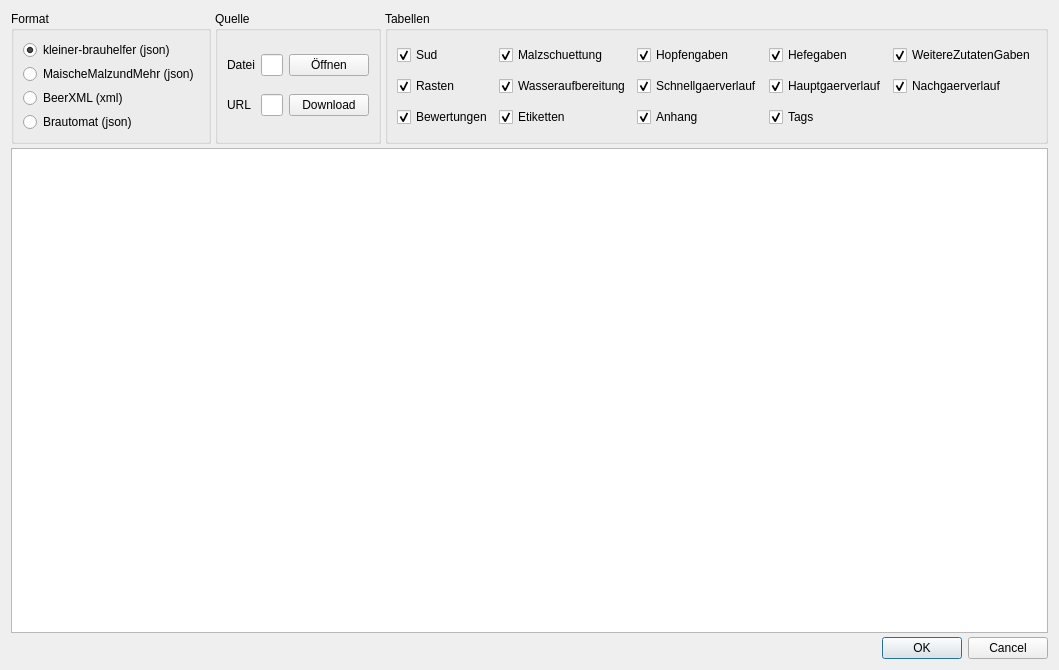
<?xml version="1.0" encoding="UTF-8"?>
<ui version="4.0">
 <class>DlgImportExport</class>
 <widget class="QDialog" name="DlgImportExport">
  <property name="geometry">
   <rect>
    <x>0</x>
    <y>0</y>
    <width>814</width>
    <height>670</height>
   </rect>
  </property>
  <layout class="QVBoxLayout" name="verticalLayout_2">
   <property name="spacing">
    <number>4</number>
   </property>
   <item>
    <layout class="QHBoxLayout" name="horizontalLayout">
     <item>
      <widget class="QGroupBox" name="gpFormat">
       <property name="title">
        <string>Format</string>
       </property>
       <layout class="QVBoxLayout" name="verticalLayout">
        <property name="spacing">
         <number>4</number>
        </property>
        <item>
         <widget class="RadioButton" name="rbFormatKbh">
          <property name="toolTip">
           <string>&lt;html&gt;&lt;head/&gt;&lt;body&gt;&lt;p&gt;Hiermit werden am besten &amp;quot;KBH&amp;quot;-Rezepte importiert. json ist das bevorzugte Dateiformat der Datenbank des Kleinen Brauhelfers v2.&lt;/p&gt;&lt;p&gt;&lt;span style=&quot; font-weight:700; color:#ff2600;&quot;&gt;Achtung:&lt;/span&gt; Um Fehler zu vermeiden, sollte man immer das passende Datenbankformat je nach Quelle wählen.&lt;/p&gt;&lt;/body&gt;&lt;/html&gt;</string>
          </property>
          <property name="text">
           <string>kleiner-brauhelfer (json)</string>
          </property>
          <property name="checked">
           <bool>true</bool>
          </property>
         </widget>
        </item>
        <item>
         <widget class="RadioButton" name="rbFormatMmum">
          <property name="toolTip">
           <string>&lt;html&gt;&lt;head/&gt;&lt;body&gt;&lt;p&gt;Hiermit werden am besten &amp;quot;MMuM&amp;quot;-Rezepte importiert. json ist das bevorzugte Dateiformat der beliebten Rezeptdatenbank von &lt;a href=&quot;maischemalzundmehr.de&quot;&gt;&lt;span style=&quot; text-decoration: underline; color:#0068da;&quot;&gt;Maische, Malz und mehr.&lt;/span&gt;&lt;/a&gt;&lt;/p&gt;&lt;p&gt;&lt;span style=&quot; font-weight:700; color:#ff2600;&quot;&gt;Achtung:&lt;/span&gt; Um Fehler zu vermeiden, sollte man immer das passende Datenbankformat je nach Quelle wählen.&lt;/p&gt;&lt;/body&gt;&lt;/html&gt;</string>
          </property>
          <property name="text">
           <string>MaischeMalzundMehr (json)</string>
          </property>
         </widget>
        </item>
        <item>
         <widget class="RadioButton" name="rbFormatBeerxml">
          <property name="toolTip">
           <string>&lt;html&gt;&lt;head/&gt;&lt;body&gt;&lt;p&gt;Hiermit werden am besten Rezepte im XML-Format importiert. BeerXML ist das bevorzugte Dateiformat beliebter amerikanischer Rezeptseiten wie &lt;a href=&quot;brewersfriend.com&quot;&gt;&lt;span style=&quot; text-decoration: underline; color:#0068da;&quot;&gt;Brewer's Friend&lt;/span&gt;&lt;/a&gt;&lt;a href=&quot;maischemalzundmehr.de&quot;&gt;&lt;span style=&quot; text-decoration: underline; color:#0068da;&quot;&gt;.&lt;/span&gt;&lt;/a&gt;&lt;/p&gt;&lt;p&gt;&lt;span style=&quot; font-weight:700; color:#ff2600;&quot;&gt;Achtung:&lt;/span&gt; Um Fehler zu vermeiden, sollte man immer das passende Datenbankformat je nach Quelle wählen.&lt;/p&gt;&lt;/body&gt;&lt;/html&gt;</string>
          </property>
          <property name="text">
           <string>BeerXML (xml)</string>
          </property>
         </widget>
        </item>
        <item>
         <widget class="RadioButton" name="rbFormatBrautomat">
          <property name="text">
           <string>Brautomat (json)</string>
          </property>
         </widget>
        </item>
       </layout>
      </widget>
     </item>
     <item>
      <widget class="QGroupBox" name="gpImport">
       <property name="title">
        <string>Quelle</string>
       </property>
       <layout class="QGridLayout" name="gridLayout">
        <property name="verticalSpacing">
         <number>4</number>
        </property>
        <item row="1" column="1">
         <widget class="LineEdit" name="tbUrl">
          <property name="toolTip">
           <string>&lt;html&gt;&lt;head/&gt;&lt;body&gt;&lt;p&gt;Mit passender URL kann hier ein Rezept direkt in den Kleinen Brauhelfer geladen werden.&lt;/p&gt;&lt;p&gt;Bei MMuM kopiert man die URL, indem man mit der rechten Maustaste auf den &amp;quot;JSON Export&amp;quot; Button klickt und dann &amp;quot;Adresse des Links kopieren&amp;quot; wählt.&lt;/p&gt;&lt;p&gt;Bei Brewers Friend: Rezept öffnen, Export - Beerxml, auf der nächsten Seite Rechtsklick über dem Link und &amp;quot;Adresse des Links kopieren&amp;quot; wählen.&lt;/p&gt;&lt;/body&gt;&lt;/html&gt;</string>
          </property>
         </widget>
        </item>
        <item row="1" column="2">
         <widget class="PushButton" name="btnDownload">
          <property name="toolTip">
           <string>&lt;html&gt;&lt;head/&gt;&lt;body&gt;&lt;p&gt;Hiermit wird der Datensatz direkt ins Fenster geladen.&lt;/p&gt;&lt;/body&gt;&lt;/html&gt;</string>
          </property>
          <property name="text">
           <string>Download</string>
          </property>
         </widget>
        </item>
        <item row="1" column="0">
         <widget class="QLabel" name="label_2">
          <property name="text">
           <string>URL</string>
          </property>
         </widget>
        </item>
        <item row="0" column="2">
         <widget class="PushButton" name="btnOeffnen">
          <property name="toolTip">
           <string>&lt;html&gt;&lt;head/&gt;&lt;body&gt;&lt;p&gt;Hiermit wird der Dateipfad geöffnet oder es wird der Dateipfad zur Quelle ausgewählt.&lt;/p&gt;&lt;/body&gt;&lt;/html&gt;</string>
          </property>
          <property name="text">
           <string>Öffnen</string>
          </property>
         </widget>
        </item>
        <item row="0" column="1">
         <widget class="LineEdit" name="tbDatei">
          <property name="toolTip">
           <string>&lt;html&gt;&lt;head/&gt;&lt;body&gt;&lt;p&gt;Mit passendem Pfad kann hier ein Rezept direkt in den Kleinen Brauhelfer geladen werden.&lt;/p&gt;&lt;/body&gt;&lt;/html&gt;</string>
          </property>
         </widget>
        </item>
        <item row="0" column="0">
         <widget class="QLabel" name="label">
          <property name="text">
           <string>Datei</string>
          </property>
         </widget>
        </item>
       </layout>
      </widget>
     </item>
     <item>
      <widget class="QGroupBox" name="gpKbhExport">
       <property name="toolTip">
        <string>&lt;html&gt;&lt;head/&gt;&lt;body&gt;&lt;p&gt;Hiermit können bestimmte Rezeptmerkmale schon beim Import ignoriert werden.&lt;/p&gt;&lt;p&gt;&lt;br/&gt;&lt;/p&gt;&lt;p&gt;&lt;span style=&quot; font-weight:700; color:#ff9300;&quot;&gt;Tipp: &lt;/span&gt;Dies kann Sinn machen, um nachgelagerte Bearbeitungsschritte von vornherein auszuschließen, wenn sie für den eigenen Sud nicht relevant sind. Zu nennen wäre etwa der Schnellgärverlauf oder die Wasseraufbereitung.&lt;/p&gt;&lt;/body&gt;&lt;/html&gt;</string>
       </property>
       <property name="title">
        <string>Tabellen</string>
       </property>
       <layout class="QGridLayout" name="gridLayout_2">
        <item row="1" column="4">
         <widget class="CheckBox" name="cbNachgaerverlauf">
          <property name="text">
           <string notr="true">Nachgaerverlauf</string>
          </property>
          <property name="checked">
           <bool>true</bool>
          </property>
         </widget>
        </item>
        <item row="0" column="2">
         <widget class="CheckBox" name="cbHopfengaben">
          <property name="text">
           <string notr="true">Hopfengaben</string>
          </property>
          <property name="checked">
           <bool>true</bool>
          </property>
         </widget>
        </item>
        <item row="0" column="1">
         <widget class="CheckBox" name="cbMalzschuettung">
          <property name="text">
           <string notr="true">Malzschuettung</string>
          </property>
          <property name="checked">
           <bool>true</bool>
          </property>
         </widget>
        </item>
        <item row="0" column="3">
         <widget class="CheckBox" name="cbHefegaben">
          <property name="text">
           <string notr="true">Hefegaben</string>
          </property>
          <property name="checked">
           <bool>true</bool>
          </property>
         </widget>
        </item>
        <item row="1" column="1">
         <widget class="CheckBox" name="cbWasseraufbereitung">
          <property name="text">
           <string notr="true">Wasseraufbereitung</string>
          </property>
          <property name="checked">
           <bool>true</bool>
          </property>
         </widget>
        </item>
        <item row="1" column="0">
         <widget class="CheckBox" name="cbRasten">
          <property name="text">
           <string notr="true">Rasten</string>
          </property>
          <property name="checked">
           <bool>true</bool>
          </property>
         </widget>
        </item>
        <item row="1" column="2">
         <widget class="CheckBox" name="cbSchnellgaerverlauf">
          <property name="text">
           <string notr="true">Schnellgaerverlauf</string>
          </property>
          <property name="checked">
           <bool>true</bool>
          </property>
         </widget>
        </item>
        <item row="0" column="4">
         <widget class="CheckBox" name="cbWeitereZutatenGaben">
          <property name="text">
           <string notr="true">WeitereZutatenGaben</string>
          </property>
          <property name="checked">
           <bool>true</bool>
          </property>
         </widget>
        </item>
        <item row="1" column="3">
         <widget class="CheckBox" name="cbHauptgaerverlauf">
          <property name="text">
           <string notr="true">Hauptgaerverlauf</string>
          </property>
          <property name="checked">
           <bool>true</bool>
          </property>
         </widget>
        </item>
        <item row="0" column="0">
         <widget class="CheckBox" name="cbSud">
          <property name="text">
           <string notr="true">Sud</string>
          </property>
          <property name="checked">
           <bool>true</bool>
          </property>
         </widget>
        </item>
        <item row="3" column="0">
         <widget class="CheckBox" name="cbBewertungen">
          <property name="text">
           <string notr="true">Bewertungen</string>
          </property>
          <property name="checked">
           <bool>true</bool>
          </property>
         </widget>
        </item>
        <item row="3" column="1">
         <widget class="CheckBox" name="cbEtiketten">
          <property name="text">
           <string notr="true">Etiketten</string>
          </property>
          <property name="checked">
           <bool>true</bool>
          </property>
         </widget>
        </item>
        <item row="3" column="2">
         <widget class="CheckBox" name="cbAnhang">
          <property name="text">
           <string notr="true">Anhang</string>
          </property>
          <property name="checked">
           <bool>true</bool>
          </property>
         </widget>
        </item>
        <item row="3" column="3">
         <widget class="CheckBox" name="cbTags">
          <property name="text">
           <string notr="true">Tags</string>
          </property>
          <property name="checked">
           <bool>true</bool>
          </property>
         </widget>
        </item>
       </layout>
      </widget>
     </item>
    </layout>
   </item>
   <item>
    <widget class="QPlainTextEdit" name="textEdit">
     <property name="lineWrapMode">
      <enum>QPlainTextEdit::NoWrap</enum>
     </property>
    </widget>
   </item>
   <item>
    <widget class="QDialogButtonBox" name="buttonBox">
     <property name="orientation">
      <enum>Qt::Horizontal</enum>
     </property>
     <property name="standardButtons">
      <set>QDialogButtonBox::Cancel|QDialogButtonBox::Ok</set>
     </property>
    </widget>
   </item>
  </layout>
 </widget>
 <customwidgets>
  <customwidget>
   <class>LineEdit</class>
   <extends>QLineEdit</extends>
   <header>widgets/lineedit.h</header>
  </customwidget>
  <customwidget>
   <class>PushButton</class>
   <extends>QPushButton</extends>
   <header>widgets/pushbutton.h</header>
  </customwidget>
  <customwidget>
   <class>CheckBox</class>
   <extends>QCheckBox</extends>
   <header>widgets/checkbox.h</header>
  </customwidget>
  <customwidget>
   <class>RadioButton</class>
   <extends>QRadioButton</extends>
   <header>widgets/radiobutton.h</header>
  </customwidget>
 </customwidgets>
 <tabstops>
  <tabstop>rbFormatKbh</tabstop>
  <tabstop>rbFormatMmum</tabstop>
  <tabstop>rbFormatBeerxml</tabstop>
  <tabstop>tbDatei</tabstop>
  <tabstop>btnOeffnen</tabstop>
  <tabstop>tbUrl</tabstop>
  <tabstop>btnDownload</tabstop>
  <tabstop>cbSud</tabstop>
  <tabstop>cbMalzschuettung</tabstop>
  <tabstop>cbHopfengaben</tabstop>
  <tabstop>cbHefegaben</tabstop>
  <tabstop>cbWeitereZutatenGaben</tabstop>
  <tabstop>cbRasten</tabstop>
  <tabstop>cbWasseraufbereitung</tabstop>
  <tabstop>cbSchnellgaerverlauf</tabstop>
  <tabstop>cbHauptgaerverlauf</tabstop>
  <tabstop>cbNachgaerverlauf</tabstop>
  <tabstop>cbBewertungen</tabstop>
  <tabstop>cbEtiketten</tabstop>
  <tabstop>cbAnhang</tabstop>
  <tabstop>cbTags</tabstop>
  <tabstop>textEdit</tabstop>
 </tabstops>
 <resources/>
 <connections>
  <connection>
   <sender>buttonBox</sender>
   <signal>accepted()</signal>
   <receiver>DlgImportExport</receiver>
   <slot>accept()</slot>
   <hints>
    <hint type="sourcelabel">
     <x>248</x>
     <y>254</y>
    </hint>
    <hint type="destinationlabel">
     <x>157</x>
     <y>274</y>
    </hint>
   </hints>
  </connection>
  <connection>
   <sender>buttonBox</sender>
   <signal>rejected()</signal>
   <receiver>DlgImportExport</receiver>
   <slot>reject()</slot>
   <hints>
    <hint type="sourcelabel">
     <x>316</x>
     <y>260</y>
    </hint>
    <hint type="destinationlabel">
     <x>286</x>
     <y>274</y>
    </hint>
   </hints>
  </connection>
 </connections>
</ui>
